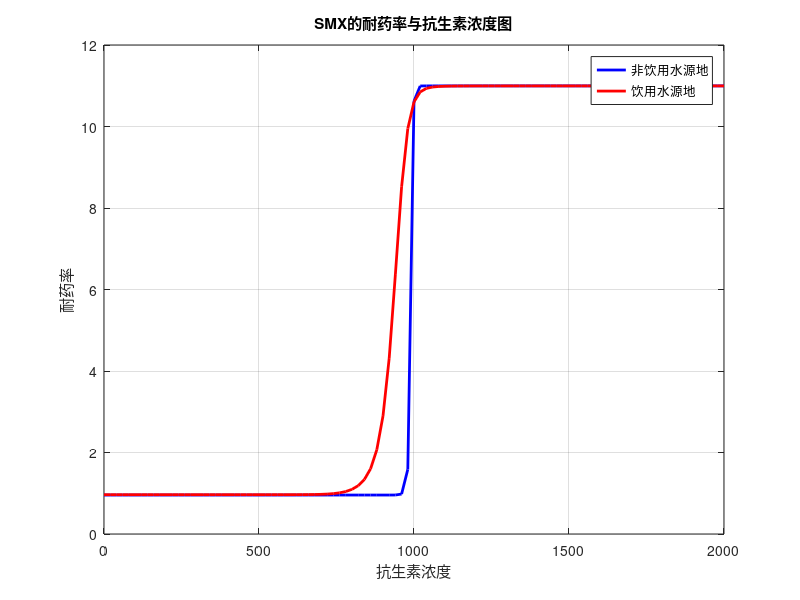

Source code (MATLAB):
% 参数设置
S0 = 1000; % 初始敏感细菌丰度
R0 = 100;  % 初始耐药细菌丰度
antibiotic_concentration = 0:20:2000; % 抗生素浓度范围
time = 0:0.01:100; % 时间范围，0到100，步长为0.01

% 非饮用水源地参数
M_non_drink = 5; % 营养浓度
mu_Rmax_non_drink = 0.1; % 耐药细菌最大生长速率
mu_Rmin_non_drink = -0.1; % 耐药细菌最小生长速率
mu_Smax_non_drink = 0.12; % 敏感细菌最大生长速率
mu_Smin_non_drink = -0.1; % 敏感细菌最小生长速率
d_non_drink = 1.3; % 死亡率
N = 100000; % 环境容纳量
k_non_drink = 150; % 希尔系数
KM_non_drink = 200; % 营养系数
MICs = 1000; % 敏感细菌希尔系数
MICr = 76000; % 耐药细菌希尔系数

% 饮用水源地参数
M_drink = 2; % 营养浓度
mu_Rmax_drink = 0.1;
mu_Rmin_drink = -0.1;
mu_Smax_drink = 0.12;
mu_Smin_drink = -0.1;
d_drink = 0.8;
k_drink = 20;
KM_drink = 100;

% 定义耐药率计算函数
calculate_resistance_rate = @(R, S, R0, S0) (R ./ (R + S)) ./ (R0 / (R0 + S0));

% 初始化曲线数据
resistance_rate_non_drink = zeros(length(antibiotic_concentration), length(time));
resistance_rate_drink = zeros(length(antibiotic_concentration), length(time));

% 模拟不同抗生素浓度下的细菌动态
for i = 1:length(antibiotic_concentration)
    a = antibiotic_concentration(i);
    
    % 初始化细菌丰度
    R_non_drink = R0;
    S_non_drink = S0;
    R_drink = R0;
    S_drink = S0;
    
    % 迭代时间步长
    for t = 1:length(time)
        % 计算非饮用水源地的耐药细菌增长速率
        growth_rate_R_non_drink = mu_Rmax_non_drink * M_non_drink / (KM_non_drink + M_non_drink) - ...
            ((mu_Rmax_non_drink * M_non_drink / (KM_non_drink + M_non_drink) - mu_Rmin_non_drink) * (a / MICr)^k_non_drink) / ...
            ((a / MICr)^k_non_drink - mu_Rmin_non_drink / mu_Rmax_non_drink);
        
        % 计算非饮用水源地的敏感细菌增长速率
        growth_rate_S_non_drink = mu_Smax_non_drink * M_non_drink / (KM_non_drink + M_non_drink) - ...
            ((mu_Smax_non_drink * M_non_drink / (KM_non_drink + M_non_drink) - mu_Smin_non_drink) * (a / MICs)^k_non_drink) / ...
            ((a / MICs)^k_non_drink - mu_Smin_non_drink / mu_Smax_non_drink);
        
        % 更新非饮用水源地的细菌丰度
        R_non_drink = R_non_drink + (growth_rate_R_non_drink * R_non_drink * (1 - (R_non_drink + S_non_drink) / N) - d_non_drink * R_non_drink) * 0.01;
        S_non_drink = S_non_drink + (growth_rate_S_non_drink * S_non_drink * (1 - (R_non_drink + S_non_drink) / N) - d_non_drink * S_non_drink) * 0.01;
        
        % 计算非饮用水源地的耐药率
        resistance_rate_non_drink(i, t) = calculate_resistance_rate(R_non_drink, S_non_drink, R0, S0);
        
        % 计算饮用水源地的耐药细菌增长速率
        growth_rate_R_drink = mu_Rmax_drink * M_drink / (KM_drink + M_drink) - ...
            ((mu_Rmax_drink * M_drink / (KM_drink + M_drink) - mu_Rmin_drink) * (a / MICr)^k_drink) / ...
            ((a / MICr)^k_drink - mu_Rmin_drink / mu_Rmax_drink);
        
        % 计算饮用水源地的敏感细菌增长速率
        growth_rate_S_drink = mu_Smax_drink * M_drink / (KM_drink + M_drink) - ...
            ((mu_Smax_drink * M_drink / (KM_drink + M_drink) - mu_Smin_drink) * (a / MICs)^k_drink) / ...
            ((a / MICs)^k_drink - mu_Smin_drink / mu_Smax_drink);
        
        % 更新饮用水源地的细菌丰度
        R_drink = R_drink + (growth_rate_R_drink * R_drink * (1 - (R_drink + S_drink) / N) - d_drink * R_drink) * 0.01;
        S_drink = S_drink + (growth_rate_S_drink * S_drink * (1 - (R_drink + S_drink) / N) - d_drink * S_drink) * 0.01;
        
        % 计算饮用水源地的耐药率
        resistance_rate_drink(i, t) = calculate_resistance_rate(R_drink, S_drink, R0, S0);
    end
end

% 绘制结果，取最终时间点的数据
figure;
plot(antibiotic_concentration, resistance_rate_non_drink(:, end), 'b', 'LineWidth', 2);
hold on;
plot(antibiotic_concentration, resistance_rate_drink(:, end), 'r', 'LineWidth', 2);
xlabel('抗生素浓度');
ylabel('耐药率');
title('SMX的耐药率与抗生素浓度图');
legend('非饮用水源地', '饮用水源地');
grid on;
hold off;
